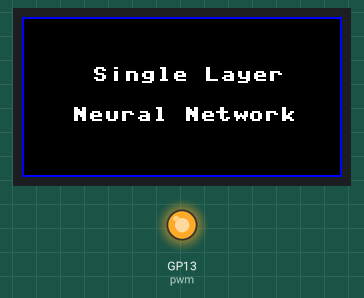
Recording of a program running on a simulated Raspberry Pi Pico running MicroPython. Shown: 160×80 colour display, output pins drawn as LEDs (lit = HIGH). Random numbers come from a fixed seed; pins used as bus, display or sensor lines are not drawn; what the program prints to the serial console is not drawn.

Above: at 0.8 s.
At 3.9 s:
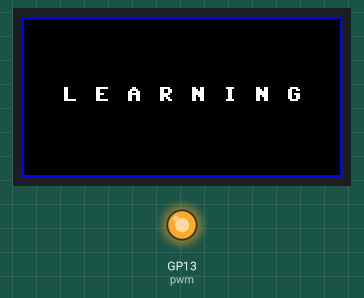
At 6.3 s:
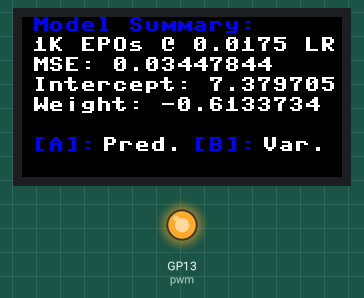

Measured:
- what the display in image 0 shows lasts 3.0 s, from 0.8 s to 3.8 s
- what the display in image 1 shows lasts 2.4 s, from 3.8 s to 6.2 s

The program:

neural_net.py
```python
##################################
# LINEAR SINGLE LAYER NEURAL NET #
##################################

from machine import Pin,SPI,PWM
import framebuf
import time
import os

# Farben definieren
RED = 0x00F8
GREEN = 0xE007
BLUE = 0x1F00
WHITE = 0xFFFF
BLACK = 0x0000

# Display initialisieren
class LCD_0inch96(framebuf.FrameBuffer):
    def __init__(self):

        self.width = 160
        self.height = 80

        self.cs = Pin(9,Pin.OUT)
        self.rst = Pin(12,Pin.OUT)
        self.cs(1)
        #pwm = PWM(Pin(13)) # Hintergrundbeleuchtung
        #pwm.freq(1000)
        self.spi = SPI(1)
        self.spi = SPI(1,1000_000)
        self.spi = SPI(1,10000_000,polarity=0, phase=0,sck=Pin(10),mosi=Pin(11),miso=None)
        self.dc = Pin(8,Pin.OUT)
        self.dc(1)
        self.buffer = bytearray(self.height * self.width * 2)
        super().__init__(self.buffer, self.width, self.height, framebuf.RGB565)
        self.Init()
        self.SetWindows(0, 0, self.width-1, self.height-1)

    def reset(self):
        self.rst(1)
        time.sleep(0.2)
        self.rst(0)
        time.sleep(0.2)
        self.rst(1)
        time.sleep(0.2)

    def write_cmd(self, cmd):
        self.dc(0)
        self.cs(0)
        self.spi.write(bytearray([cmd]))

    def write_data(self, buf):
        self.dc(1)
        self.cs(0)
        self.spi.write(bytearray([buf]))
        self.cs(1)

    def backlight(self,value):
        pwm = PWM(Pin(13)) # Hintergrundbeleuchtung
        pwm.freq(1000)
        if value>=1000:
            value=1000
        data=int (value*65536/1000)
        pwm.duty_u16(data)

    def Init(self):
        self.reset()
        self.backlight(10000)

        self.write_cmd(0x11)
        time.sleep(0.12)
        self.write_cmd(0x21)
        self.write_cmd(0x21)

        self.write_cmd(0xB1)
        self.write_data(0x05)
        self.write_data(0x3A)
        self.write_data(0x3A)

        self.write_cmd(0xB2)
        self.write_data(0x05)
        self.write_data(0x3A)
        self.write_data(0x3A)

        self.write_cmd(0xB3)
        self.write_data(0x05)
        self.write_data(0x3A)
        self.write_data(0x3A)
        self.write_data(0x05)
        self.write_data(0x3A)
        self.write_data(0x3A)

        self.write_cmd(0xB4)
        self.write_data(0x03)

        self.write_cmd(0xC0)
        self.write_data(0x62)
        self.write_data(0x02)
        self.write_data(0x04)

        self.write_cmd(0xC1)
        self.write_data(0xC0)

        self.write_cmd(0xC2)
        self.write_data(0x0D)
        self.write_data(0x00)

        self.write_cmd(0xC3)
        self.write_data(0x8D)
        self.write_data(0x6A)

        self.write_cmd(0xC4)
        self.write_data(0x8D)
        self.write_data(0xEE)

        self.write_cmd(0xC5)
        self.write_data(0x0E)

        self.write_cmd(0xE0)
        self.write_data(0x10)
        self.write_data(0x0E)
        self.write_data(0x02)
        self.write_data(0x03)
        self.write_data(0x0E)
        self.write_data(0x07)
        self.write_data(0x02)
        self.write_data(0x07)
        self.write_data(0x0A)
        self.write_data(0x12)
        self.write_data(0x27)
        self.write_data(0x37)
        self.write_data(0x00)
        self.write_data(0x0D)
        self.write_data(0x0E)
        self.write_data(0x10)

        self.write_cmd(0xE1)
        self.write_data(0x10)
        self.write_data(0x0E)
        self.write_data(0x03)
        self.write_data(0x03)
        self.write_data(0x0F)
        self.write_data(0x06)
        self.write_data(0x02)
        self.write_data(0x08)
        self.write_data(0x0A)
        self.write_data(0x13)
        self.write_data(0x26)
        self.write_data(0x36)
        self.write_data(0x00)
        self.write_data(0x0D)
        self.write_data(0x0E)
        self.write_data(0x10)

        self.write_cmd(0x3A)
        self.write_data(0x05)

        self.write_cmd(0x36)
        self.write_data(0xA8)

        self.write_cmd(0x29)

    def SetWindows(self, Xstart, Ystart, Xend, Yend): # Fenstergräße:0,0,159,79
        Xstart=Xstart+1
        Xend=Xend+1
        Ystart=Ystart+26
        Yend=Yend+26
        self.write_cmd(0x2A)
        self.write_data(0x00)
        self.write_data(Xstart)
        self.write_data(0x00)
        self.write_data(Xend)

        self.write_cmd(0x2B)
        self.write_data(0x00)
        self.write_data(Ystart)
        self.write_data(0x00)
        self.write_data(Yend)

        self.write_cmd(0x2C)

    def display(self):

        self.SetWindows(0,0,self.width-1,self.height-1)
        self.dc(1)
        self.cs(0)
        self.spi.write(self.buffer)
        self.cs(1)

# Startbildschirm
if __name__=='__main__':

    lcd = LCD_0inch96()
    lcd.fill(BLACK)
    lcd.text("Single Layer",35,25,WHITE)
    lcd.text("Neural Network",25,45,WHITE)
    lcd.display()

    lcd.hline(0,0,160,BLUE)
    lcd.hline(0,79,160,BLUE)
    lcd.vline(0,0,80,BLUE)
    lcd.vline(159,0,80,BLUE)

    lcd.display()
    time.sleep(3)

    lcd.fill(BLACK)
    lcd.text("L E A R N I N G",20,35,WHITE)
    lcd.display()

    lcd.hline(0,0,160,BLUE)
    lcd.hline(0,79,160,BLUE)
    lcd.vline(0,0,80,BLUE)
    lcd.vline(159,0,80,BLUE)

    lcd.display()
    time.sleep(0.1)

# Neuronales Netzwerk
def add(x, y):
    if len(x) != len(y):
        print("Unpassendes Format")
        exit()
    else:
        z = [x[i] + y[i] for i in range(len(x))]
    return z

def sub(x, y):
    if len(x) != len(y):
        print("Unpassendes Format")
        exit()
    else:
        z = [x[i] - y[i] for i in range(len(x))]
    return z

def mul(x, y):
    z = [x[i] * y[i] for i in range(len(x))]
    return z

def div(x, y):
    if len(x) != len(y):
        print("Unpassendes Format")
        exit()
    else:
        z = [x[i] / y[i] for i in range(len(x))]
    return z

def pypow(x, y):
    z = [x[i] ** y for i in range(len(x))]
    return z

def ones1d(n):
    z = []
    for i in range(n):
        z.append(1)
    return z

def expand(val, n):
    z = []
    for i in range(n):
        z.append(val)
    return z

def random1d(strt, end, n):
    z = []
    import random
    for i in range(n):
        val = random.randint(strt, end)
        z.append(val)
    return z

def linear_regression(x, y, lr, niter):
    N = len(x)
    import random
    W = expand(random.randint(1, 6), N)
    b = []
    for i in range(N):
        b.append(0)

    for i in range(niter):
        ypred = add(mul(W, x), b)
        L = mul(div(ones1d(N), expand(N, N)), expand(sum(pypow(sub(y, ypred), 2)), N))
        dL_dW = mul(div(expand(-2, N), expand(N, N)), expand(sum(mul(sub(y, ypred), x)), N))
        dL_db = mul(div(expand(-2, N), expand(N, N)), expand(sum(sub(y, ypred)), N))
        W = sub(W, mul(expand(lr, N), dL_dW))
        b = sub(b, mul(expand(lr, N), dL_db))
        print("MSE - Verlustfunktion:" + str(L[0]))
        print("Epochen:" + str(i))

    global weight, intercept, mse
    mse = L[0]
    weight = W[0]
    intercept = b[0]
    return ypred

def linear_pred(x):
    y = add(mul(expand(weight, len(x)), x), expand(bias, len(x)))
    return y

# Training
x = [10,9,7,6,4,2]
y = [1,2,3,4,5,6]
predictions = linear_regression(x,y,0.0175,1001)
print("Intercept:" + str(intercept))
print("Regressionsgewicht:" + str(weight))
print("Geschätzte Werte:" + str(predictions))
grades = [ '%.0f' % elem for elem in predictions ]
print("Gerundete Werte:" + str(grades))
print("Tatsächliche Werte:" + str(y))

lcd.fill(BLACK)
lcd.text("Model Summary:",5,0,BLUE)
lcd.text("1K EPOs @ 0.0175 LR",5,10,WHITE)
lcd.text("MSE: " + str(mse),5,20,WHITE)
lcd.text("Intercept: " +  str(intercept),5,30,WHITE)
lcd.text("Weight: " +  str(weight),5,40,WHITE)
lcd.text("[A]:",5,60,BLUE)
lcd.text("Pred.",40,60,WHITE)
lcd.text("[B]:",85,60,BLUE)
lcd.text("Var.",120,60,WHITE)
lcd.display()
time.sleep(0.1)

KEY_CTRL=Pin(3,Pin.IN,Pin.PULL_UP)
KEY_LEFT= Pin(16,Pin.IN,Pin.PULL_UP)
KEY_A=Pin(15,Pin.IN,Pin.PULL_UP)
KEY_B=Pin(17,Pin.IN,Pin.PULL_UP)

while True:
    if (KEY_A.value() == 0):
        lcd.fill(BLACK)
        lcd.text("Predictions:",5,0,BLUE)
        lcd.text("for 10: " +  str(predictions[0]),5,10,WHITE)
        lcd.text("for 09: " +  str(predictions[1]),5,20,WHITE)
        lcd.text("for 07: " +  str(predictions[2]),5,30,WHITE)
        lcd.text("for 06: " +  str(predictions[3]),5,40,WHITE)
        lcd.text("for 04: " +  str(predictions[4]),5,50,WHITE)
        lcd.text("for 02: " +  str(predictions[5]),5,60,WHITE)
        lcd.display()
        time.sleep(0.1)

    if (KEY_B.value() == 0):
        lcd.fill(BLACK)
        lcd.text("Variables:",5,0,BLUE)
        lcd.text("[10] ~ [1.00]",5,10,WHITE)
        lcd.text("[09] ~ [2.00]",5,20,WHITE)
        lcd.text("[07] ~ [3.00]",5,30,WHITE)
        lcd.text("[06] ~ [4.00]",5,40,WHITE)
        lcd.text("[04] ~ [5.00]",5,50,WHITE)
        lcd.text("[02] ~ [6.00]",5,60,WHITE)
        lcd.display()
        time.sleep(0.1)

    if (KEY_CTRL.value() == 0):
        lcd.fill(BLACK)
        lcd.text("Model Summary:",5,0,BLUE)
        lcd.text("1K EPOs @ 0.0175 LR",5,10,WHITE)
        lcd.text("MSE: " + str(mse),5,20,WHITE)
        lcd.text("Intercept: " +  str(intercept),5,30,WHITE)
        lcd.text("Weight: " +  str(weight),5,40,WHITE)
        lcd.text("[A]:",5,60,BLUE)
        lcd.text("Pred.",40,60,WHITE)
        lcd.text("[B]:",85,60,BLUE)
        lcd.text("Var.",120,60,WHITE)
        lcd.display()
        time.sleep(0.1)

    if (KEY_LEFT.value() == 0):
        machine.reset()
```
